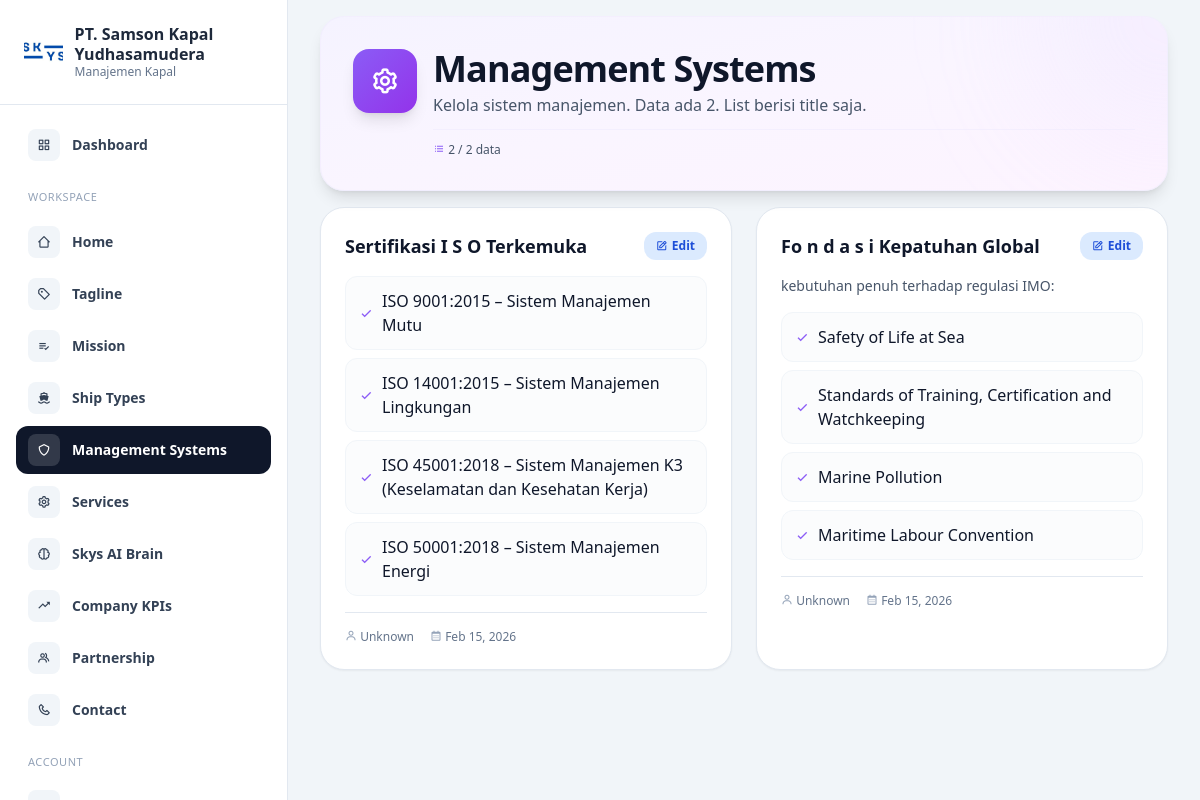
The page /dashboard/management-systems/index.php (signed in) on the database its author committed.
### tables this page shows
CREATE TABLE `management_systems` (
  `id` int UNSIGNED NOT NULL,
  `title` varchar(255) NOT NULL,
  `description` text,
  `list` json NOT NULL,
  `user_id` int UNSIGNED DEFAULT NULL,
  `created_at` datetime NOT NULL DEFAULT CURRENT_TIMESTAMP,
  `updated_at` datetime DEFAULT NULL ON UPDATE CURRENT_TIMESTAMP
);

### controllers/SystemManagementController.php (called while the page is built, shortened)
<?php
class SystemManagementController
{
    private mysqli $db;
    public function __construct(mysqli $db, ?AuthController $auth = null)
    {
        $this->db = $db;
    }
    public static function decodeList(?string $json): array
    {
        $decoded = json_decode($json, true);
        $out = [];
        foreach ($decoded as $item) {
            $title = trim((string) ($item['title'] ?? ''));
            if ($title !== '') {
                $out[] = ['title' => $title];
            }
        }
        return $out;
    }
    public function getAll(): array
    {
        $list = [];
        $stmt = $this->db->prepare("SELECT id, title, description, `list`, user_id, created_at, updated_at FROM `management_systems` ORDER BY id DESC");
        $stmt->execute();
        $result = $stmt->get_result();
        while ($row = $result->fetch_assoc()) {
            $row['list'] = self::decodeList($row['list'] ?? null);
            $list[] = $row;
        }
        return $list;
    }
}

### dashboard/management-systems/index.php (the view, shortened to what this page needs)
<?php
require_once __DIR__ . '/../header.php';
require_once __DIR__ . '/../../config/db.php';
require_once __DIR__ . '/../../controllers/SystemManagementController.php';
$auth = new AuthController($db);
$controller = new SystemManagementController($db, $auth);
$mgmtList = array_slice($controller->getAll(), 0, 2);
?>
<section class="flex min-h-screen overflow-hidden">
    <?php require_once __DIR__ . '/../sidebar.php'; ?>
    <div class="flex-1 min-w-0 h-screen overflow-y-auto px-4 md:px-8 space-y-4">
        <div class="relative overflow-hidden rounded-3xl bg-gradient-to-br from-violet-50 via-purple-50 to-fuchsia-50 border border-violet-100/50 shadow-lg">
            <div class="absolute top-0 right-0 w-64 h-64 bg-gradient-to-br from-violet-200/20 to-purple-200/20 rounded-full blur-3xl -translate-y-1/2 translate-x-1/2"></div>
            <div class="relative px-6 md:px-8 py-6 md:py-8">
                <div class="flex flex-col md:flex-row items-start md:items-center md:justify-between gap-4 md:gap-6">
                    <div class="flex items-start gap-4 flex-1">
                        <div class="flex-shrink-0 w-14 h-14 md:w-16 md:h-16 rounded-2xl bg-gradient-to-br from-violet-500 to-purple-600 shadow-lg flex items-center justify-center hidden md:flex">
                            <i class='bx bx-cog text-2xl md:text-3xl text-white'></i>
                        </div>
                        <div class="flex flex-col flex-1 min-w-0">
                            <h1 class="text-2xl sm:text-3xl md:text-4xl font-bold text-slate-900 tracking-tight">
                                Management Systems
                            </h1>
                            <p class="text-sm sm:text-base text-slate-600 leading-relaxed max-w-2xl mt-1">
                                Kelola sistem manajemen. Data ada 2. List berisi title saja.
                            </p>
                            <div class="flex items-center gap-2 mt-3 pt-3 border-t border-violet-100/50 text-xs text-slate-600">
                                <span><i class='bx bx-list-ul text-violet-500'></i> <?php echo count($mgmtList); ?> / 2 data</span>
                            </div>
                        </div>
                    </div>
                </div>
            </div>
        </div>
        <?php if (!empty($mgmtList)): ?>
            <div class="grid grid-cols-1 lg:grid-cols-2 gap-6">
                <?php foreach ($mgmtList as $mgmtData): ?>
                    <div class="rounded-3xl border border-slate-200 bg-white shadow-sm overflow-hidden">
                        <div class="p-6">
                            <div class="flex items-center justify-between mb-4">
                                <h2 class="text-lg font-semibold text-slate-900"><?php echo htmlspecialchars($mgmtData['title']); ?></h2>
                                <a href="/dashboard/management-systems/edit.php?id=<?php echo (int) $mgmtData['id']; ?>"
                                    class="inline-flex items-center gap-1 rounded-xl bg-blue-100 px-3 py-1.5 text-xs font-semibold text-blue-700 hover:bg-blue-200">
                                    <i class='bx bx-edit'></i> Edit
                                </a>
                            </div>
                            <?php if (!empty(trim($mgmtData['description'] ?? ''))): ?>
                                <p class="text-sm text-slate-600 mb-4"><?php echo htmlspecialchars($mgmtData['description']); ?></p>
                            <?php endif; ?>
                            <?php
                            $list = $mgmtData['list'] ?? [];
                            if (!empty($list)):
                            ?>
                                <ul class="space-y-2">
                                    <?php foreach ($list as $item): ?>
                                        <li class="flex items-center gap-2 p-3 rounded-xl border border-slate-100 bg-slate-50/50">
                                            <i class='bx bx-check text-violet-500'></i>
                                            <span class="font-medium text-slate-900"><?php echo htmlspecialchars($item['title'] ?? ''); ?></span>
                                        </li>
                                    <?php endforeach; ?>
                                </ul>
                            <?php endif; ?>
                            <div class="flex flex-wrap items-center gap-4 pt-4 mt-4 border-t border-slate-200 text-xs text-slate-500">
                                <span><i class='bx bx-user text-slate-400'></i> <?php echo htmlspecialchars($mgmtData['fullname'] ?? 'Unknown'); ?></span>
                                <span><i class='bx bx-calendar text-slate-400'></i> <?php echo date('M d, Y', strtotime($mgmtData['created_at'])); ?></span>
                            </div>
                        </div>
                    </div>
                <?php endforeach; ?>
            </div>
        <?php endif; ?>
    </div>
</section>
<?php require_once __DIR__ . '/../footer.php'; ?>

### rows shown on the page
management_systems: title "Sertifikasi I S O Terkemuka", title "ISO 9001:2015 – Sistem Manajemen Mutu", title "ISO 14001:2015 – Sistem Manajemen Lingkungan", title "ISO 45001:2018 – Sistem Manajemen K3 (Keselamatan dan Kesehatan Kerja)", title "ISO 50001:2018 – Sistem Manajemen Energi", fullname "Unknown", created_at "Feb 15, 2026"
management_systems: title "Fo n d a s i Kepatuhan Global", description "kebutuhan penuh terhadap regulasi IMO:", title "Safety of Life at Sea", title "Standards of Training, Certification and Watchkeeping", title "Marine Pollution", title "Maritime Labour Convention", fullname "Unknown", created_at "Feb 15, 2026"

### other values the page prints
count($mgmtList) "2"
